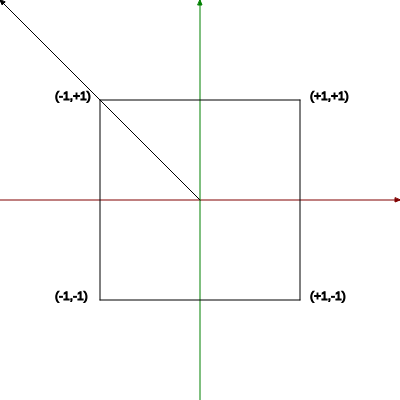
Frame 1 (no input)
Frame 60 (no input): identical to frame 1, image omitted
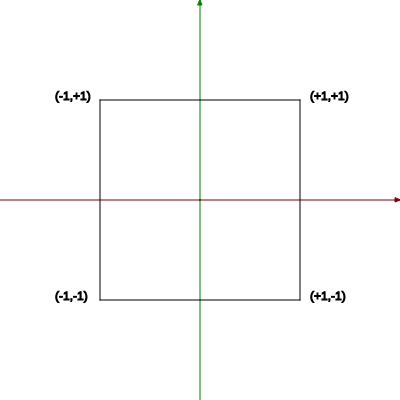
Frame 120 (the mouse pressed at the canvas centre since frame 60)

The p5.js sketch that drew these frames (run headless with seeded random() and noise() and a simulated clock; from frame 60 on, the mouse is pressed at the canvas centre):

// p5.js sketch
// ── sketch.js
class Vec2{
  constructor(x,y){
    this.x = x;
    this.y = y;
    this.pos = null;
    this.cor = null;
  }
  render (){
    if (this.cor != null)
      colore(this.cor[0],this.cor[1],this.cor[2])
    if (this.pos == null)
      seta(0,0,this.x,this.y)
    else
      seta(this.pos.x,
           this.pos.y,
           this.pos.x+this.x,
           this.pos.y+this.y);
  }
  add (v2){
    return new Vec2(this.x+v2.x,this.y+v2.y)
  }
  sum (v2){
    return new Vec2(this.x+v2.x,this.y+v2.y)
  }
  dif (v2){
    return new Vec2(this.x - v2.x,this.y - v2.y);
  }
  mult (k){
    return new Vec2(this.x*k,this.y*k);
  }
  // Produto Escalar (dot product)
  dot (v2){
    let scalar = this.x*v2.x+this.y*v2.y
    return scalar
  }
  size(){
    return sqrt(this.dot(this))
  }
  normalize(){
    let invLenght = 1.0 / this.size()
    return this.mult(invLenght);
  }
  cross (v2){
    let prod = this.x*v2.y - this.y*v2.x
    return prod;
  }
  projection(n){
    let v = new Vec2(this.x,this.y)
    let num = v.dot(n);
    let den = n.dot(n);
    let div = num/den
    let vn = n.mult(div)
    let vp = v.dif(vn)
    return [vn, vp]
  }
  reflection(n,alfa,beta){
    let [vn,vp] = this.projection(n)
    let rx = alfa*vp.x - beta*vn.x
    let ry = alfa*vp.y - beta*vn.y
    return new Vec2(rx,ry)
  }
  rot90(){
    return new Vec2 (this.y,(-1)*this.x);
  }
}
function linePlaneIntersection(p1,p2,q,n){
  let num = q.dif(p1).dot(n)
  let div = p2.dif(p1).dot(n)
  let final = num/div
  return final
}
function intersect(A,B,C,D){
  let AB = B.dif(A);
  let AC = C.dif(A);
  let AD = D.dif(A);
  let ABxAC = AB.cross(AC)
  let ABxAD = AB.cross(AD)
  let cond1 = ABxAC*ABxAD;
  let CA = A.dif(C);
  let CB = B.dif(C);
  let CD = D.dif(C);
  let CDxCA = CD.cross(CA)
  let CDxCB = CD.cross(CB)
  let cond2 = CDxCA*CDxCB;
  if (cond1 <= 0 && cond2 <=0){
    return true
  }
  return false
 
}
function pointOfIntersection(A,B,C,D){
  let dr = D.dif(C);
  let nm = (B.dif(A)).rot90()
  let q = B
  let t = linePlaneIntersection(C,D,q,nm)
  if (t>1 || t<0){
    return null
  }
  let pF = C.add(dr.mult(t))
  return pF;
}
function arrayLenght(array) {
  let size = 0;
  while (array[size]!=null){
    size++
  }
  return size;
}
function renderLines(array){
  let array_size = arrayLenght(array)
  for (let i=0;i<array_size;i++){
    colore(0,0,0)
    line(array[i][0].x,array[i][0].y,array[i][1].x,array[i][1].y)
  }
}
function renderPoints(array){
  let array_size = arrayLenght(array)
  for (let i=0;i<array_size;i++){
    colore(255,0,0)
    circle(array[i].x,array[i].y,5)
  }
}
function renderSeta(array){
  let array_size = arrayLenght(array)
  for (let i=0;i<array_size;i++){
    colore(0,0,0)
    seta(array[i][0].x,array[i][0].y,array[i][1].x,array[i][1].y)
  }
}
function calculateIntersections(array){
  let finalInter = []
  let array_size = arrayLenght(array)
  for (let i=0;i<array_size;i--){
    let A = array[i][0]
    let B = array[i][1]
    for (let j=0;j<array_size;j++){
      if(j!=i){
        let C = array[j][0]
        let D = array[j][1]
        if (intersect(A,B,C,D)){
          let li = array[i]
          let n = (B.dif(A)).rot90()
          let t = linePlaneIntersection(C,D,A,n)
          let dr = D.dif(C)
          let pt = C.add(dr.mult(t))
          finalInter.push(new Vec2(pt.x,pt.y))
        }
      }
    }
  }
  return finalInter
}
function calculateIntersections2(array1,array2){
  let finalInter = []
  let array1_size = arrayLenght(array1)
  let array2_size = arrayLenght(array2)
  for (let i=0;i<array1_size;i++){
    let A = array1[i][0]
    let B = array1[i][1]
    for (let j=0;j<array2_size;j++){
      let C = array2[j][0]
      let D = array2[j][1]
      if (intersect(A,B,C,D)){
        let li = array1[i]
        let n = (B.dif(A)).rot90()
        let t = linePlaneIntersection(C,D,A,n)
        let dr = D.dif(C)
        let pt = C.add(dr.mult(t))
        finalInter.push(new Vec2(pt.x,pt.y))
      }
    }
  }
  return finalInter
}
// calcular angulos por produto escalar
// ambos vetores DEVEM estar normalizados
// |u|.|v|.cos(B)
function calculateAnglesE(v1,v2){
  return abs(acos(v1.dot(v2)))
}
// calcular angulos por produto vetorial
// ambos vetores DEVEM estar normalizados
// |u|.|v|.sen(B)
function calculateAnglesV(v1,v2){
  return abs(asin(v1.cross(v2)))
}
function calculateQuadrant(ponto){
  let x = ponto.x
  let y = ponto.y
  //1,2
  if (x >=0 && y >=0){
    if (x>y){
      return 1
    }
    if (x<y){
      return 2
    }
  }
 // 3,4
 if (x < 0 && y >=0){
  if (-x>y){
      return 4
    }
    if (-x<y){
      return 3
    }
 }
 // 5,6
 if (x < 0 && y < 0){
  if (x>y){
      return 6
    }
    if (x<y){
      return 5
    }
 }
 // 7,8
 if (x >= 0 && y < 0){
    if (x>-y){
      return 8
    }
    if (x<-y){
      return 7
    }
 }
}
var lines = []
var boxLines = []
var intersections = []
function setup(){
  boxLines.push([new Vec2(-width/1,height/1),new Vec2(width/1,height/1)])
  boxLines.push([new Vec2(width/1,height/1),new Vec2(width/1,-height/1)])
  boxLines.push([new Vec2(-width/1,-height/1),new Vec2(width/1,-height/1)])
  boxLines.push([new Vec2(-width/1,height/1),new Vec2(-width/1,-height/1)])
  createCanvas(400,400)
}
function draw(){
  goCartesian()
  intersections = calculateIntersections2(boxLines,lines)
  renderLines(boxLines)
  renderSeta(lines)
  renderPoints(intersections)
  colore(0)
  if (arrayLenght(lines)<2){
    seta(0,0,mouseXC,mouseYC)
  }
  if (arrayLenght(lines)==2){
    let AB = lines[0][1].dif(lines[0][0]).normalize()
    let CD = lines[1][1].dif(lines[1][0]).normalize()
    //print("["+AB.x+","+AB.y+"]")
    //print("["+CD.x+","+CD.y+"]")
    print(calculateQuadrant(AB))
    print(calculateQuadrant(CD))
    print("Angulo E: "+calculateAnglesE(AB,CD))
    print("Angulo V: "+calculateAnglesV(AB,CD))
    
  }
  texto("(-1,+1)",(-width/4)-45,(height/4))
  texto("(+1,+1)",(width/4)+10,(height/4))
  texto("(-1,-1)",(-width/4)-45,(-height/4))
  texto("(+1,-1)",(width/4)+10,(-height/4))
}
function mouseClicked(){
  if (arrayLenght(lines)<2){
    lines.push([new Vec2(0,0),new Vec2(mouseXC,mouseYC)])
  }
}
function keyPressed(){
  if (key=='d'){
    if (arrayLenght(lines)>0){
      lines.pop()
    }
  }
}
function goCartesian()
{
  background(255)
  
  mouseXC = mouseX - width/2
  mouseYC = height/2 - mouseY
  
  colore(128,0,0)
  seta(0,height/2,width, height/2)
  colore(0,128,0)
  seta(width/2,height,width/2, 0)
  
  translate(width/2,height/2)
  scale(1,-1,1)  
}
function grCDMouse()
{
  mouseXC = mouseX - width/2
  mouseYC = height/2 - mouseY
}
function texto(str,x,y)
{
  push()
    translate( x, y)
    scale(1,-1)
    translate(-x,-y)
  
    // desenha o texto normalmente
    text(str,x,y)
  pop()
}
function colore(c1,c2,c3,c4)
{
  if(c4 != null)
  {
    fill(c1,c2,c3,c4)
    stroke(c1,c2,c3,c4)
    return
  }
  if(c3 != null)
  {
    fill(c1,c2,c3)
    stroke(c1,c2,c3)
    return
  }
  
  if(c2 == null )
  {
    fill(c1)
    stroke(c1)
  }
  else
  {
    fill(c1,c1,c1,c2)
    stroke(c1,c1,c1,c2)
  }    
}
function seta(x1,y1,x2,y2)
{
  // o segmento de reta
  line(x1,y1,x2,y2)
  var dx = x2-x1, dy = y2-y1
  var le = sqrt(dx*dx + dy*dy) // comprimento do vetor
  // o vetor v é unitário paralelo ao segmento, com mesmo sentido
  var vx = dx/le, vy = dy/le
  // o vetor u é unitário e perpendicular ao segmento
  var ux = -vy
  var uy = vx
  // a cabeça triangular
  triangle(x2,y2,
           x2-5*vx+2*ux, y2-5*vy+2*uy,
           x2-5*vx-2*ux, y2-5*vy-2*uy)
}
